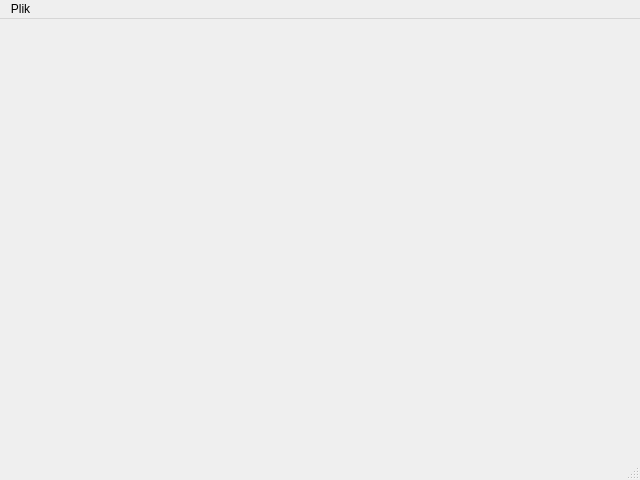
<?xml version="1.0" encoding="UTF-8"?>
<ui version="4.0">
 <class>MainWindow</class>
 <widget class="QMainWindow" name="MainWindow">
  <property name="geometry">
   <rect>
    <x>0</x>
    <y>0</y>
    <width>640</width>
    <height>480</height>
   </rect>
  </property>
  <property name="windowTitle">
   <string>MainWindow</string>
  </property>
  <widget class="QWidget" name="centralwidget"/>
  <widget class="QMenuBar" name="menubar">
   <property name="geometry">
    <rect>
     <x>0</x>
     <y>0</y>
     <width>640</width>
     <height>27</height>
    </rect>
   </property>
   <widget class="QMenu" name="menuPlik">
    <property name="title">
     <string>Plik</string>
    </property>
    <addaction name="separator"/>
    <addaction name="actionZamknij"/>
   </widget>
   <addaction name="menuPlik"/>
  </widget>
  <widget class="QStatusBar" name="statusbar"/>
  <action name="actionZamknij">
   <property name="text">
    <string>Zamknij</string>
   </property>
  </action>
 </widget>
 <resources/>
 <connections>
  <connection>
   <sender>actionZamknij</sender>
   <signal>triggered()</signal>
   <receiver>MainWindow</receiver>
   <slot>close()</slot>
   <hints>
    <hint type="sourcelabel">
     <x>-1</x>
     <y>-1</y>
    </hint>
    <hint type="destinationlabel">
     <x>319</x>
     <y>239</y>
    </hint>
   </hints>
  </connection>
 </connections>
</ui>
